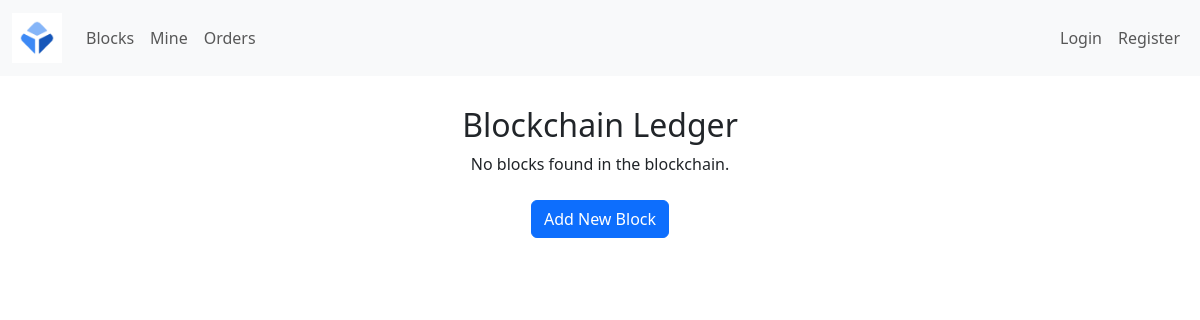
Before: /chain/ with the older database file.
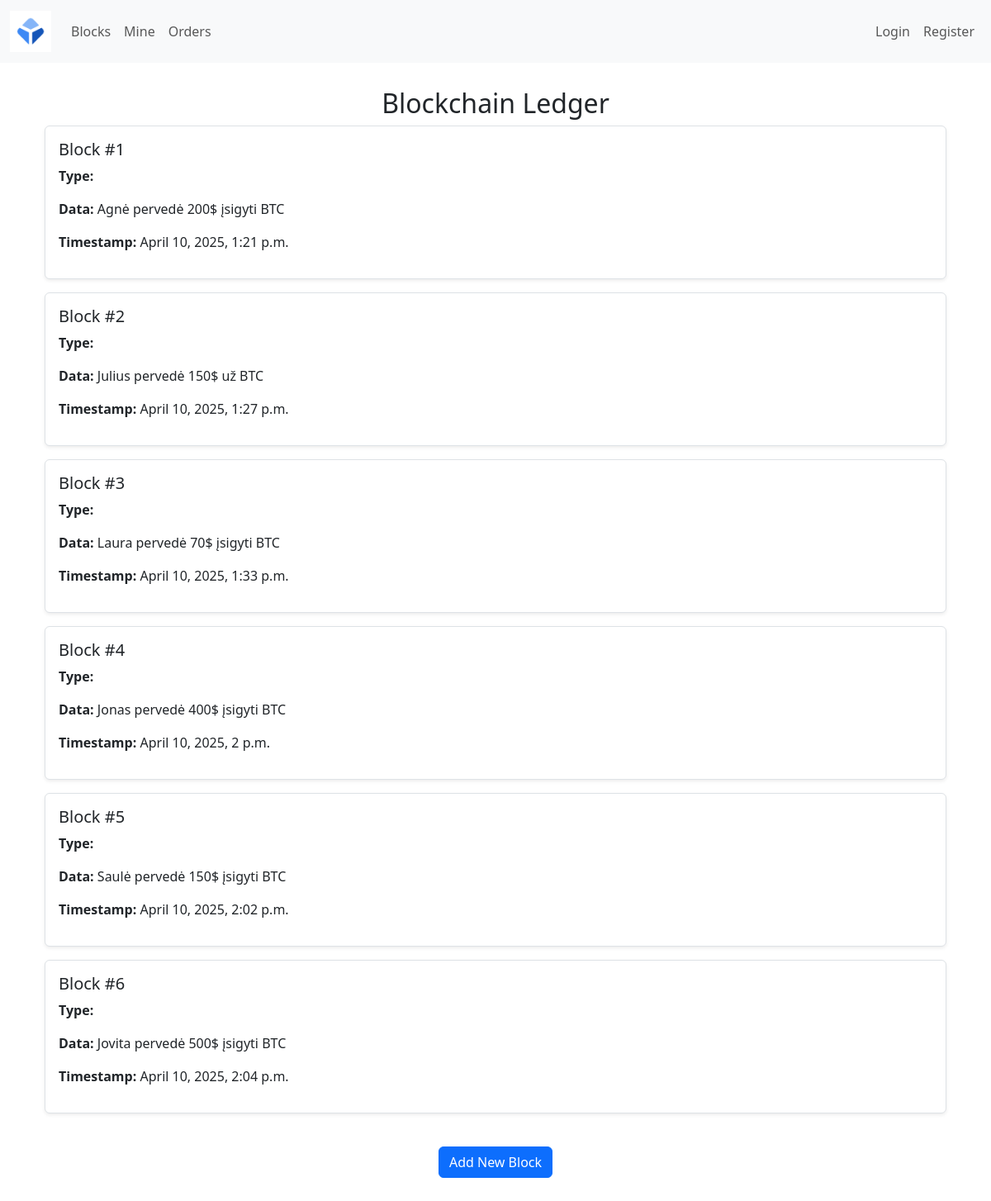
After: the same page with the newer database file.
### blockchain/models.py (models this page shows, shortened)
class Block(models.Model):
    timestamp = models.DateTimeField(default=datetime.utcnow)
    data = models.TextField()
    previous_hash = models.CharField(max_length=64)
    hash = models.CharField(max_length=64)
    objects = None

### blockchain/views.py (the view)
# urls.py: path('chain/', view_chain, name='view_chain'),
def view_chain(request):
    chain = Block.objects.all().order_by('timestamp')  # Fetch all blocks ordered by time
    return render(request, 'blockchain/view_chain.html', {'chain': chain})

### blockchain/templates/blockchain/view_chain.html (shortened to what this page needs)
{% extends 'blockchain/base.html' %}
{% block content %}
<div class="container">
    <h2 class="text-center">Blockchain Ledger</h2>
    {% if chain %}
        <div class="list-group">
            {% for block in chain %}
                <div class="list-group-item mb-3 p-3 border rounded shadow-sm">
                    <h5>Block #{{ forloop.counter }}</h5>
                    <p><strong>Type:</strong> {{ block.get_block_type_display }}</p>
                    <p><strong>Data:</strong> {{ block.data }}</p>
                    <p><strong>Timestamp:</strong> {{ block.timestamp }}</p>
                </div>
            {% endfor %}
        </div>
    {% else %}
        <p class="text-center">No blocks found in the blockchain.</p>
    {% endif %}
    <div class="text-center mt-4">
        <a href="{% url 'create_block' %}" class="btn btn-primary">Add New Block</a>
    </div>
</div>
{% endblock %}

Changed rows visible on the page:
added Block: data "Agnė pervedė 200$ įsigyti BTC", timestamp "April 10, 2025, 1:21 p.m."
added Block: data "Julius pervedė 150$ už BTC", timestamp "April 10, 2025, 1:27 p.m."
added Block: data "Laura pervedė 70$ įsigyti BTC", timestamp "April 10, 2025, 1:33 p.m."
added Block: data "Jonas pervedė 400$ įsigyti BTC", timestamp "April 10, 2025, 2 p.m."
added Block: data "Saulė pervedė 150$ įsigyti BTC", timestamp "April 10, 2025, 2:02 p.m."
added Block: data "Jovita pervedė 500$ įsigyti BTC", timestamp "April 10, 2025, 2:04 p.m."
Other visible differences:
text no longer shown: "No blocks found in the blockchain."
